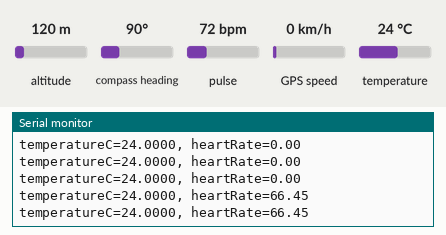
Simulated run of this sketch. Board: Arduino Mega 2560, built with avr-gcc and run on an emulated ATmega2560. On the bench: the last lines printed to the serial monitor. The inputs (shaded band) are chosen by the test bench; at power-on: pulse 72 bpm, altitude 120 m, GPS speed 0 km/h, temperature 24 °C, compass heading 90°. The GPS gets a fix after 3 s at 37.7749, -122.4194 with 8 satellites; no radio packets arrive unless stated.

Above: at 1.2 s.
1.3 s: pulse set to 42 bpm
At 1.39 s:
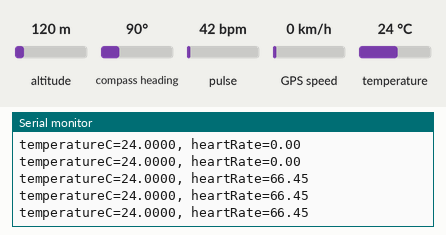
2.8 s: altitude set to 0 m
At 2.96 s:
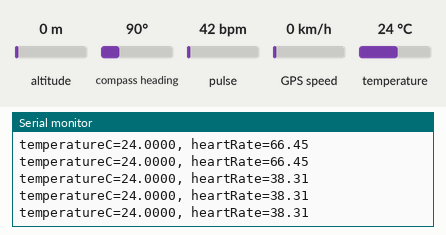
4.3 s: GPS speed set to 30 km/h
At 4.53 s:
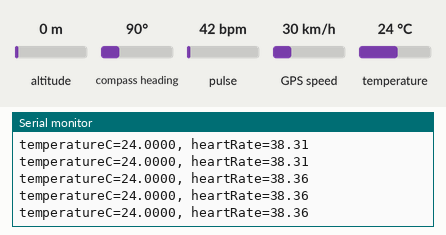
5.8 s: temperature set to 12 °C
At 5.92 s:
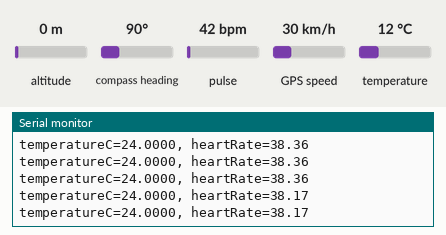
Timing chart, 0 to 8.3 s (numbered marks = the images above; inputs shaded):
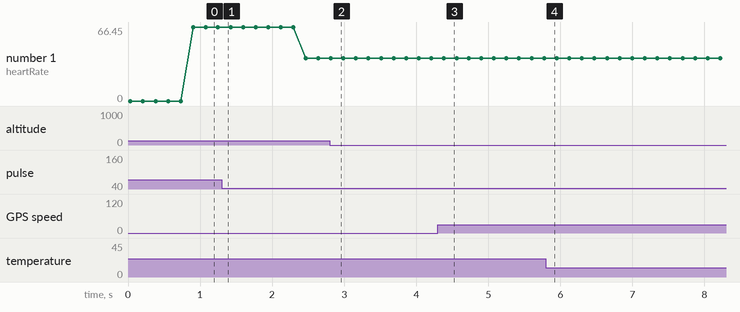

The sketch:

transmitter.ino
```cpp
#include <Wire.h>
#include "MAX30105.h"
#include "heartRate.h"
#include <TinyGPS++.h>
#include <SPI.h>
#include <LoRa.h>

#define BAND 433E6  // You may need to adjust this based on your LoRa module frequency
#define GPS_RX_PIN 16
#define GPS_TX_PIN 17

//define the pins used by the transceiver module
#define ss 5
#define rst 14
#define dio0 2

int counter = 0;

MAX30105 particleSensor;
TinyGPSPlus gps;

const byte RATE_SIZE = 4; //Increase this for more averaging. 4 is good.
byte rates[RATE_SIZE]; //Array of heart rates
byte rateSpot = 0;
long lastBeat = 0; //Time at which the last beat occurred

float heartRate;

void setup() {
  Serial.begin(115200);
  Serial.println("Initializing...");
  while (!Serial);
  Serial.println("LoRa Sender");

  //setup LoRa transceiver module
  LoRa.setPins(ss, rst, dio0);

  //replace the LoRa.begin(---E-) argument with your location's frequency
  //433E6 for Asia
  //866E6 for Europe
  //915E6 for North America
  while (!LoRa.begin(BAND)) {
    Serial.println(".");
    delay(500);
  }
  // Change sync word (0xF3) to match the receiver
  // The sync word assures you don't get LoRa messages from other LoRa transceivers
  // ranges from 0-0xFF
  LoRa.setSyncWord(0xF3);
  Serial.println("LoRa Initializing OK!");

  // Initialize sensor
  if (!particleSensor.begin(Wire, I2C_SPEED_FAST)) {
    Serial.println("MAX30102 was not found. Please check wiring/power. ");
    while (1);
  }
  Serial.println("Place your index finger on the sensor with steady pressure.");

  particleSensor.setup(0); //Configure sensor with default settings
  particleSensor.setPulseAmplitudeRed(0x0A); //Turn Red LED to low to indicate sensor is running
  particleSensor.setPulseAmplitudeGreen(0); //Turn off Green LED
  particleSensor.enableDIETEMPRDY(); //Enable the temp ready interrupt. This is required.

  Serial2.begin(9600);
}

void loop() {
  long irValue = particleSensor.getIR();
  float temperature = particleSensor.readTemperature();

  Serial.print("temperatureC=");
  Serial.print(temperature, 4);

  if (checkForBeat(irValue) == true) {
    //We sensed a beat!
    long delta = millis() - lastBeat;
    lastBeat = millis();
    heartRate = 60 / (delta / 1000.0);
  }

  Serial.print(", heartRate=");
  Serial.print(heartRate);

  if (irValue < 50000)
    Serial.print(" No finger?");
  Serial.println();

  // Read GPS data
  float latitude = 0.0;
  float longitude = 0.0;
  float altitude = 0.0;

  if (Serial2.available() > 0) {
    if (gps.encode(Serial2.read())) {
      if (gps.location.isValid()) {
        latitude = gps.location.lat();
        Serial.print(F("- latitude: "));
        Serial.println(latitude, 3);
        longitude = gps.location.lng();
        Serial.print(F("- longitude: "));
        Serial.println(longitude, 3);

        if (gps.altitude.isValid())
          altitude = gps.altitude.meters();
        else
          Serial.println(F("INVALID"));
      }
    }
  }
  if (millis() > 5000 && gps.charsProcessed() < 10)
    Serial.println(F("No GPS data received: check wiring"));

  sendLoRaData(heartRate, temperature, latitude, longitude, altitude);
}

void sendLoRaData(int heartRate, float temperature, float latitude, float longitude, float altitude) {
  // Prepare data to send
  String data = String(heartRate) + "," + String(temperature) + "," + String(latitude, 3) + "," + String(longitude, 3) + "," + String(altitude, 2);
  //Send LoRa packet to receiver
  LoRa.beginPacket();
  LoRa.print(data);
  LoRa.endPacket();
  delay(100);
}
```

Measured:
- plotted number 1: 66.45 → 38.31 after the input at 1.3 s, 38.31 → 38.36 after the input at 2.8 s
